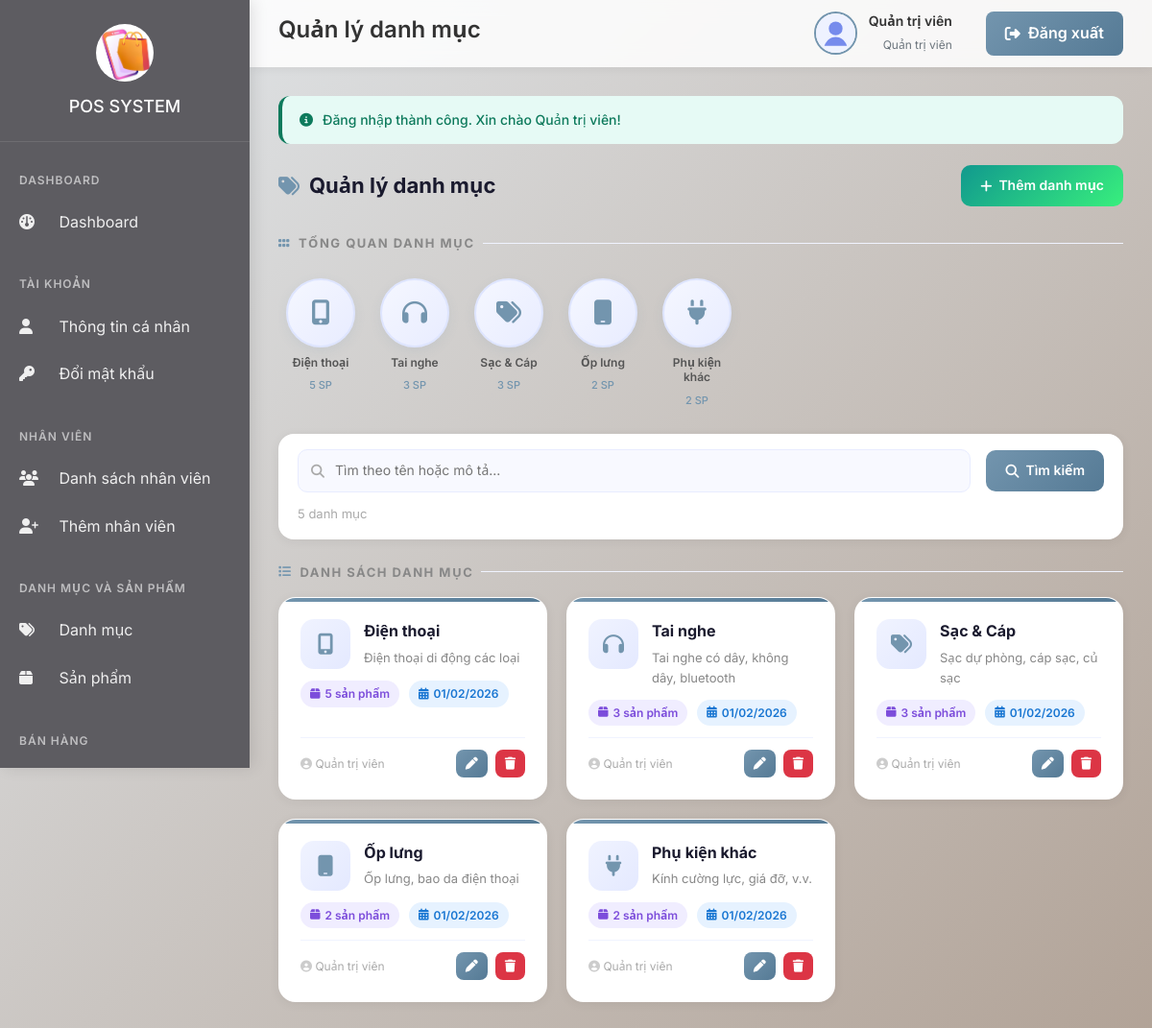
/modules/categories/list_categories.php (signed in), run on an earlier commit of the app's database.
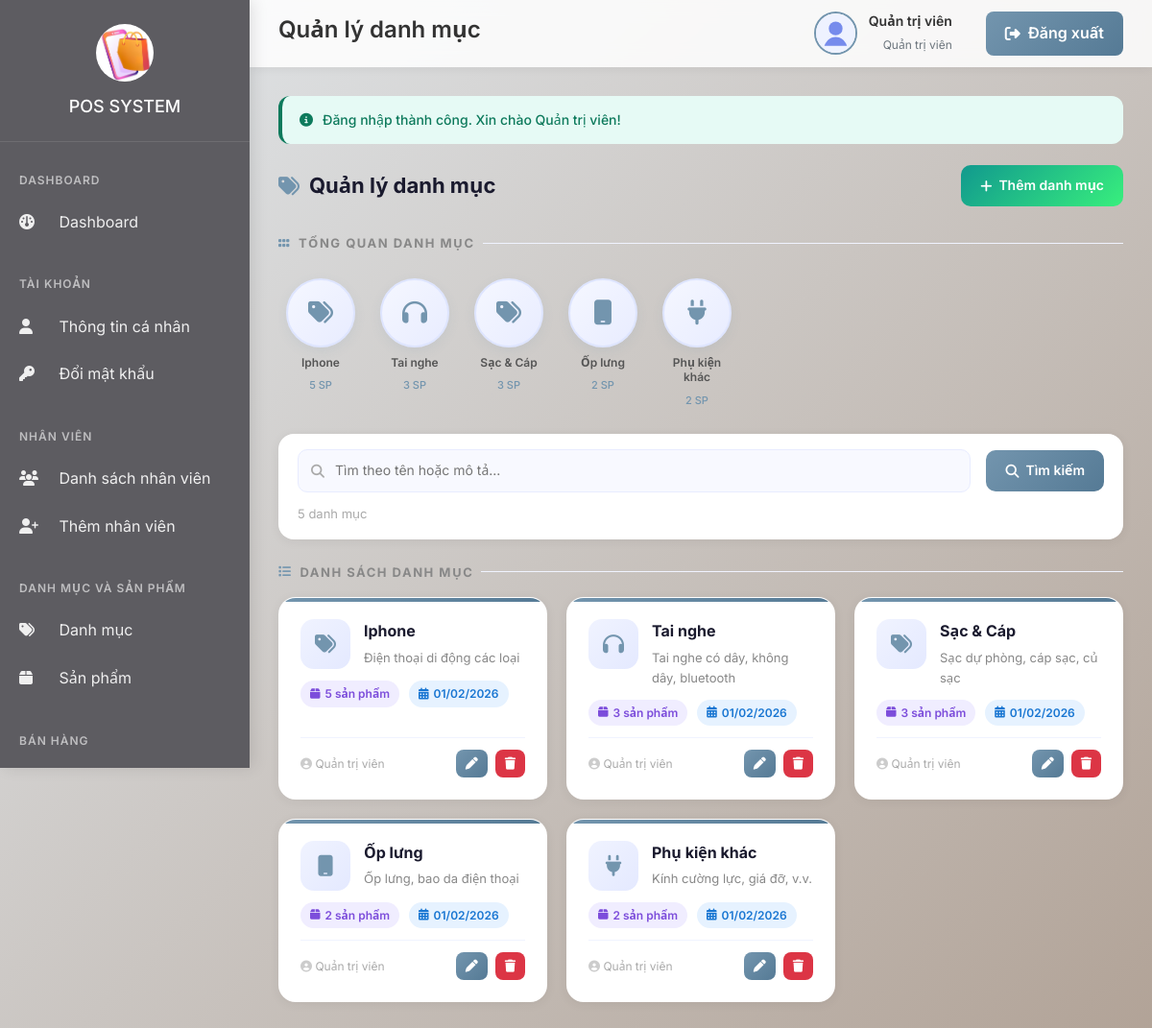
And on a later commit of the database.
### tables this page shows
CREATE TABLE categories (
    id INT PRIMARY KEY AUTO_INCREMENT,
    name VARCHAR(100) NOT NULL,
    description TEXT,
    created_at TIMESTAMP DEFAULT CURRENT_TIMESTAMP,
    created_by INT,
    updated_at TIMESTAMP DEFAULT CURRENT_TIMESTAMP ON UPDATE CURRENT_TIMESTAMP,
    INDEX idx_name (name),
    FOREIGN KEY (created_by) REFERENCES users(id) ON DELETE SET NULL
);

CREATE TABLE users (
    id INT PRIMARY KEY AUTO_INCREMENT,
    username VARCHAR(50) UNIQUE NOT NULL,
    password VARCHAR(255) NOT NULL,
    email VARCHAR(100) UNIQUE NOT NULL,
    full_name VARCHAR(100) NOT NULL,
    phone VARCHAR(15),
    avatar VARCHAR(255) DEFAULT 'avatar-default.png',
    role ENUM('admin', 'staff') NOT NULL DEFAULT 'staff',
    status ENUM('active', 'locked') NOT NULL DEFAULT 'active',
    must_change_password TINYINT(1) NOT NULL DEFAULT 1,
    created_at TIMESTAMP DEFAULT CURRENT_TIMESTAMP,
    created_by INT DEFAULT NULL,
    updated_at TIMESTAMP DEFAULT CURRENT_TIMESTAMP ON UPDATE CURRENT_TIMESTAMP,
    INDEX idx_username (username),
    INDEX idx_email (email),
    INDEX idx_role (role),
    INDEX idx_status (status),
    FOREIGN KEY (created_by) REFERENCES users(id) ON DELETE SET NULL
);

### config/config.php (called while the page is built, shortened)
<?php
function asset($path) {
    $url = ASSETS_URL . '/' . ltrim($path, '/');
    $filePath = BASE_PATH . '/assets/' . ltrim($path, '/');
    if (is_file($filePath)) {
        $url .= '?v=' . filemtime($filePath);
    }
    return $url;
}
function cleanText($data) {
    return trim((string) $data);
}
function e($value) {
    return htmlspecialchars((string) $value, ENT_QUOTES, 'UTF-8');
}
require_once __DIR__ . '/database.php';

### config/database.php (called while the page is built, shortened)
<?php
function getDbConnection() {
    static $conn = null;
    if ($conn === null) {
        $conn = new mysqli(DB_HOST, DB_USER, DB_PASS, DB_NAME);
        $conn->query("SET time_zone = '+07:00'");
    }
    return $conn;
}
function executeQuery($query, $types = '', $params = []) {
    $conn = getDbConnection();
    $stmt = $conn->prepare($query);
    if (!empty($types) && !empty($params)) {
        $stmt->bind_param($types, ...$params);
    }
    if (!$stmt->execute()) {
        error_log("Execute failed: " . $stmt->error);
        return false;
    }
    return $stmt;
}
function fetchAll($query, $types = '', $params = []) {
    $stmt = executeQuery($query, $types, $params);
    $result = $stmt->get_result();
    $rows = $result->fetch_all(MYSQLI_ASSOC);
    return $rows;
}
?>

### modules/categories/list_categories.php (the view, shortened to what the changed rows need)
<?php
require_once '../../config/config.php';
$search    = cleanText($_GET['search'] ?? '');
$where  = '';
$types  = '';
$params = [];
$categories = fetchAll(
    "SELECT c.*, u.full_name AS creator_name,
            (SELECT COUNT(*) FROM products p WHERE p.category_id = c.id) AS product_count
     FROM categories c
     LEFT JOIN users u ON u.id = c.created_by
     {$where}
     ORDER BY c.created_at DESC",
    $types,
    $params
);
$catIcons = [
    'điện thoại'    => 'fa-mobile-alt',
    'laptop'        => 'fa-laptop',
    'máy tính'      => 'fa-desktop',
    'âm thanh'      => 'fa-headphones',
    'tai nghe'      => 'fa-headphones',
    'tablet'        => 'fa-tablet-alt',
    'máy tính bảng' => 'fa-tablet-alt',
    'phụ kiện'      => 'fa-plug',
    'ốp lưng'       => 'fa-mobile',
    'màn hình'      => 'fa-tv',
    'camera'        => 'fa-camera',
    'smartwatch'    => 'fa-clock',
    'đồng hồ'       => 'fa-clock',
    'default'       => 'fa-tags',
];
function getCatIcon($name, $map) {
    $nameLower = mb_strtolower($name, 'UTF-8');
    foreach ($map as $key => $icon) {
        if ($key !== 'default' && mb_strpos($nameLower, $key) !== false) {
            return $icon;
        }
    }
    return $map['default'];
}
?>
<!DOCTYPE html>
<html lang="vi">
<head>
    <link rel="stylesheet" href="https://cdn.jsdelivr.net/npm/bootstrap@5.3.3/dist/css/bootstrap.min.css">
    <link rel="stylesheet" href="https://cdnjs.cloudflare.com/ajax/libs/font-awesome/6.5.2/css/all.min.css">
    <link rel="stylesheet" href="<?php echo asset('css/style.css'); ?>">
    <link rel="stylesheet" href="<?php echo asset('css/categories-products.css'); ?>">
</head>
<body class="cp-page">
    <?php include '../../includes/sidebar.php'; ?>
    <?php include '../../includes/header.php'; ?>
    <div class="main-content">
        <div class="cp-page-bar">
            <h2><i class="fas fa-tags"></i> Quản lý danh mục</h2>
        </div>
        <?php if ($categories): ?>
        <div class="cat-icon-row">
            <?php foreach ($categories as $cat): ?>
            <a href="?search=<?php echo urlencode($cat['name']); ?>"
               class="cat-icon-item text-decoration-none
                      <?php echo (trim($search) === trim($cat['name'])) ? 'active' : ''; ?>">
                <div class="cat-circle">
                    <i class="fas <?php echo getCatIcon($cat['name'], $catIcons); ?>"></i>
                </div>
                <span class="cat-name"><?php echo e($cat['name']); ?></span>
                <span class="cat-count"><?php echo (int) $cat['product_count']; ?> SP</span>
            </a>
            <?php endforeach; ?>
        </div>
        <?php endif; ?>
        <?php if ($categories): ?>
        <div class="cat-grid">
            <?php foreach ($categories as $category): ?>
            <div class="cat-card">
                <div class="cat-card-top">
                    <div class="cat-card-icon">
                        <i class="fas <?php echo getCatIcon($category['name'], $catIcons); ?>"></i>
                    </div>
                    <div class="cat-card-info">
                        <p class="cat-card-name"><?php echo e($category['name']); ?></p>
                        <p class="cat-card-desc">
                            <?php echo e($category['description'] ?: 'Chưa có mô tả.'); ?>
                        </p>
                    </div>
                </div>
                <div class="cat-card-meta">
                    <span class="cp-badge cp-badge-purple">
                        <i class="fas fa-box"></i>
                        <?php echo (int) $category['product_count']; ?> sản phẩm
                    </span>
                    <span class="cp-badge cp-badge-blue">
                        <i class="fas fa-calendar-alt"></i>
                        <?php echo date('d/m/Y', strtotime($category['created_at'])); ?>
                    </span>
                </div>
                <div class="cat-card-footer">
                    <span class="cat-card-creator">
                        <i class="fas fa-user-circle" style="color:#ccc"></i>
                        <?php echo e($category['creator_name'] ?: 'Admin'); ?>
                    </span>
                    <div class="cat-card-actions">
                        <a href="?id=<?php echo (int) $category['id']; ?>"
                           class="cp-btn cp-btn-primary cp-btn-icon cp-btn-sm"
                           title="Chỉnh sửa">
                            <i class="fas fa-pen"></i>
                        </a>
                        <form action="delete_category.php" method="POST" class="d-inline"
                              onsubmit="return confirm('Xóa danh mục này?');">
                            <button type="submit"
                                    class="cp-btn cp-btn-danger cp-btn-icon cp-btn-sm"
                                    title="Xóa">
                                <i class="fas fa-trash"></i>
                            </button>
                        </form>
                    </div>
                </div>
            </div>
            <?php endforeach; ?>
        </div>
        <?php endif; ?>
    </div>
</body>
</html>

What changed in the data, as far as the page shows it:
changed categories "Điện thoại di động các loại": name "Điện thoại" → "Iphone"
